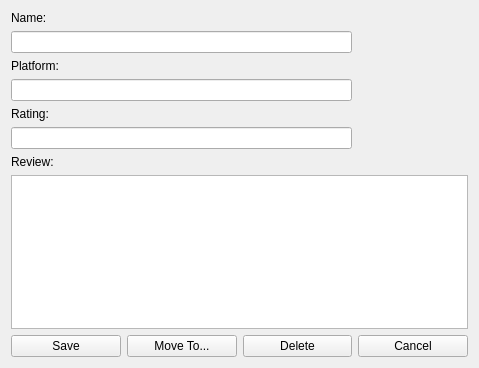
<?xml version="1.0" encoding="UTF-8"?>
<ui version="4.0">
 <class>GameListView</class>
 <widget class="QWidget" name="GameListView">
  <property name="geometry">
   <rect>
    <x>0</x>
    <y>0</y>
    <width>479</width>
    <height>368</height>
   </rect>
  </property>
  <property name="windowTitle">
   <string>Add / Edit Game</string>
  </property>
  <layout class="QGridLayout" name="gridLayout">
   <item row="0" column="1" colspan="2">
    <layout class="QGridLayout" name="gridLayout_2">
     <item row="2" column="0" colspan="3">
      <widget class="QLabel" name="platformLabel">
       <property name="text">
        <string>Platform:</string>
       </property>
      </widget>
     </item>
     <item row="8" column="2">
      <widget class="QPushButton" name="deleteButton">
       <property name="text">
        <string>Delete</string>
       </property>
      </widget>
     </item>
     <item row="5" column="0" colspan="3">
      <widget class="QLineEdit" name="ratingEdit"/>
     </item>
     <item row="8" column="0">
      <widget class="QPushButton" name="saveButton">
       <property name="text">
        <string>Save</string>
       </property>
      </widget>
     </item>
     <item row="0" column="0" colspan="3">
      <widget class="QLabel" name="nameLabel">
       <property name="text">
        <string>Name:</string>
       </property>
      </widget>
     </item>
     <item row="3" column="0" colspan="3">
      <widget class="QLineEdit" name="platformEdit"/>
     </item>
     <item row="4" column="0" colspan="3">
      <widget class="QLabel" name="ratingLabel">
       <property name="text">
        <string>Rating:</string>
       </property>
      </widget>
     </item>
     <item row="8" column="3">
      <widget class="QPushButton" name="cancelButton">
       <property name="text">
        <string>Cancel</string>
       </property>
      </widget>
     </item>
     <item row="7" column="0" colspan="4">
      <widget class="QTextEdit" name="reviewEdit">
       <property name="styleSheet">
        <string notr="true"/>
       </property>
      </widget>
     </item>
     <item row="1" column="3" rowspan="5">
      <widget class="QLabel" name="imageLabel">
       <property name="sizePolicy">
        <sizepolicy hsizetype="Ignored" vsizetype="Ignored">
         <horstretch>0</horstretch>
         <verstretch>0</verstretch>
        </sizepolicy>
       </property>
       <property name="styleSheet">
        <string notr="true"/>
       </property>
       <property name="text">
        <string/>
       </property>
       <property name="alignment">
        <set>Qt::AlignCenter</set>
       </property>
      </widget>
     </item>
     <item row="6" column="0" colspan="3">
      <widget class="QLabel" name="reviewLabel">
       <property name="text">
        <string>Review:</string>
       </property>
      </widget>
     </item>
     <item row="1" column="0" colspan="3">
      <widget class="QLineEdit" name="nameEdit"/>
     </item>
     <item row="8" column="1">
      <widget class="QPushButton" name="moveButton">
       <property name="text">
        <string>Move To...</string>
       </property>
      </widget>
     </item>
    </layout>
   </item>
  </layout>
 </widget>
 <tabstops>
  <tabstop>nameEdit</tabstop>
  <tabstop>platformEdit</tabstop>
  <tabstop>ratingEdit</tabstop>
  <tabstop>reviewEdit</tabstop>
  <tabstop>saveButton</tabstop>
  <tabstop>moveButton</tabstop>
  <tabstop>deleteButton</tabstop>
  <tabstop>cancelButton</tabstop>
 </tabstops>
 <resources/>
 <connections/>
</ui>
